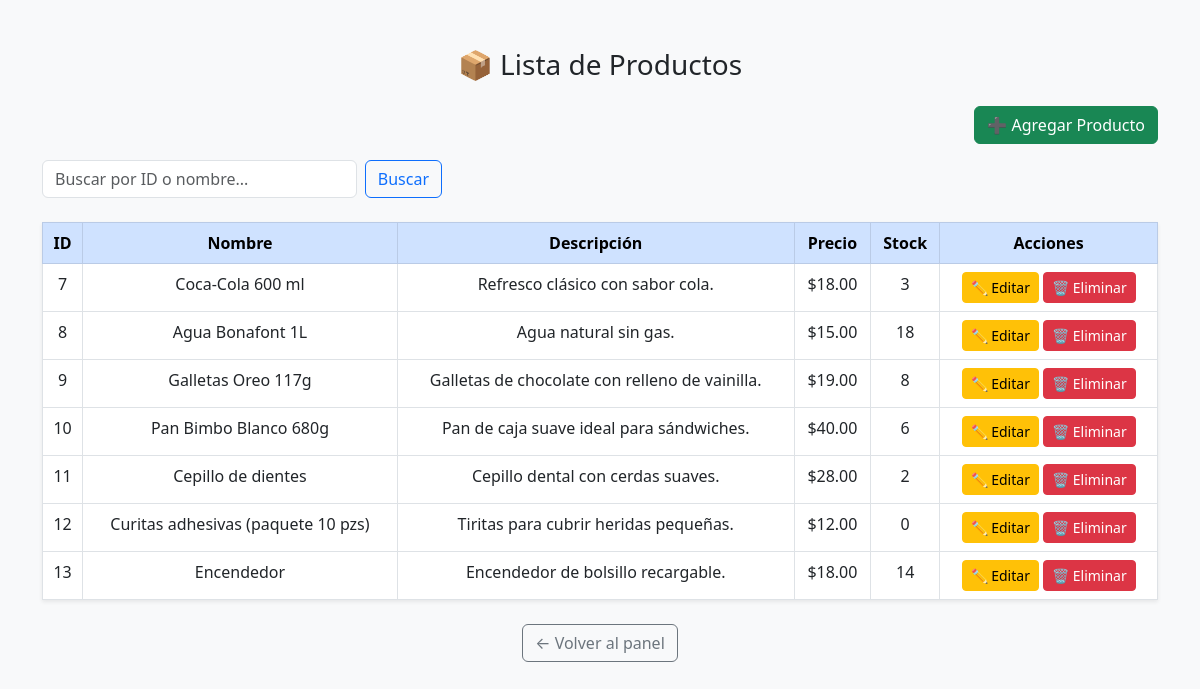
/admin_productos.php (signed in), run on the app's committed database.
### tables this page shows
CREATE TABLE `producto` (
  `id_producto` int(11) NOT NULL,
  `nombre` varchar(100) NOT NULL,
  `descripcion` text DEFAULT NULL,
  `precio` decimal(10,2) NOT NULL,
  `stock` int(11) NOT NULL
);

### admin_productos.php (the view, shortened to what this page needs)
<?php
include 'conexion.php';
?>
<!DOCTYPE html>
<html lang="es">
<head>
    <link href="https://cdn.jsdelivr.net/npm/bootstrap@5.3.0/dist/css/bootstrap.min.css" rel="stylesheet">
</head>
<body class="bg-light">
<div class="container mt-5">
    <h3 class="text-center mb-4">📦 Lista de Productos</h3>
<div class="d-flex justify-content-between mb-3">
    <button class="btn btn-success" data-bs-toggle="modal" data-bs-target="#modalAgregarProducto">➕ Agregar Producto</button>
</div>
<form method="GET" class="mb-4 d-flex" style="max-width: 400px;">
    <input type="text" name="buscar" class="form-control me-2" placeholder="Buscar por ID o nombre..." value="<?= isset($_GET['buscar']) ? htmlspecialchars($_GET['buscar']) : '' ?>">
    <button type="submit" class="btn btn-outline-primary">Buscar</button>
</form>
    <?php
    if (isset($_GET['buscar']) && $_GET['buscar'] !== '') {
    $buscar = mysqli_real_escape_string($conexion, $_GET['buscar']);
    $productos = mysqli_query($conexion,
        "SELECT * FROM producto
         WHERE id_producto = '$buscar'
         OR nombre LIKE '%$buscar%'");
} else {
    $productos = mysqli_query($conexion, "SELECT * FROM producto");
}
    if (mysqli_num_rows($productos) > 0): ?>
        <table class="table table-bordered table-hover bg-white shadow-sm text-center">
    <thead class="table-primary">
        <tr>
            <th>ID</th>
            <th>Nombre</th>
            <th>Descripción</th>
            <th>Precio</th>
            <th>Stock</th>
            <th>Acciones</th>
        </tr>
    </thead>
    <tbody>
        <?php while ($p = mysqli_fetch_assoc($productos)): ?>
            <tr>
                <td><?= $p['id_producto'] ?></td>
                <td><?= $p['nombre'] ?></td>
                <td><?= $p['descripcion'] ?></td>
                <td>$<?= number_format($p['precio'], 2) ?></td>
                <td><?= $p['stock'] ?></td>
                <td>
                    <a href="editar_producto.php?id=<?= $p['id_producto'] ?>" class="btn btn-sm btn-warning">✏️ Editar</a>
                    <a href="eliminar_producto.php?id=<?= $p['id_producto'] ?>" class="btn btn-sm btn-danger" onclick="return confirm('¿Eliminar este producto?')">🗑️ Eliminar</a>
                </td>
            </tr>
        <?php endwhile; ?>
    </tbody>
</table>
    <?php else: ?>
        <div class="alert alert-info text-center">No hay productos registrados aún.</div>
    <?php endif; ?>
    <div class="text-center mt-4">
        <a href="admin_dashboard.php" class="btn btn-outline-secondary">← Volver al panel</a>    </div>
</div>
</body>
</html>

### data on the page
producto: id_producto "7", nombre "Coca-Cola 600 ml", descripcion "Refresco clásico con sabor cola.", precio "18.00", stock "3"
producto: id_producto "8", nombre "Agua Bonafont 1L", descripcion "Agua natural sin gas.", precio "15.00", stock "18"
producto: id_producto "9", nombre "Galletas Oreo 117g", descripcion "Galletas de chocolate con relleno de vainilla.", precio "19.00", stock "8"
producto: id_producto "10", nombre "Pan Bimbo Blanco 680g", descripcion "Pan de caja suave ideal para sándwiches.", precio "40.00", stock "6"
producto: id_producto "11", nombre "Cepillo de dientes", descripcion "Cepillo dental con cerdas suaves.", precio "28.00", stock "2"
producto: id_producto "12", nombre "Curitas adhesivas (paquete 10 pzs)", descripcion "Tiritas para cubrir heridas pequeñas.", precio "12.00", stock "0"
producto: id_producto "13", nombre "Encendedor", descripcion "Encendedor de bolsillo recargable.", precio "18.00", stock "14"
